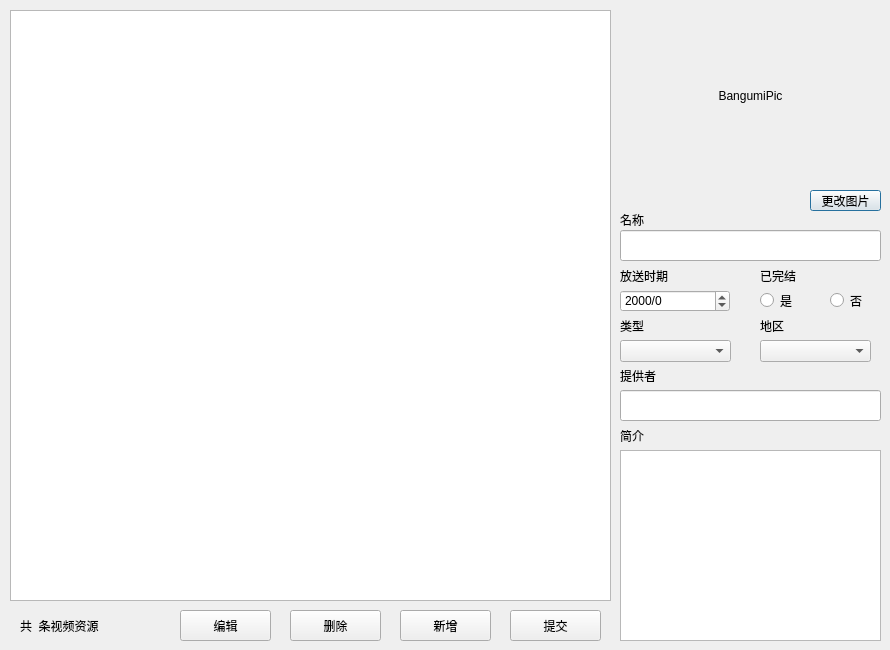
<?xml version="1.0" encoding="UTF-8"?>
<ui version="4.0">
 <class>Dialog</class>
 <widget class="QDialog" name="Dialog">
  <property name="geometry">
   <rect>
    <x>0</x>
    <y>0</y>
    <width>890</width>
    <height>650</height>
   </rect>
  </property>
  <property name="sizePolicy">
   <sizepolicy hsizetype="Fixed" vsizetype="Fixed">
    <horstretch>0</horstretch>
    <verstretch>0</verstretch>
   </sizepolicy>
  </property>
  <property name="minimumSize">
   <size>
    <width>890</width>
    <height>650</height>
   </size>
  </property>
  <property name="maximumSize">
   <size>
    <width>890</width>
    <height>650</height>
   </size>
  </property>
  <property name="windowTitle">
   <string>SFAdatabase - BangumiEditor</string>
  </property>
  <widget class="QLabel" name="label">
   <property name="geometry">
    <rect>
     <x>620</x>
     <y>210</y>
     <width>61</width>
     <height>20</height>
    </rect>
   </property>
   <property name="text">
    <string>名称</string>
   </property>
  </widget>
  <widget class="QPushButton" name="pushButton">
   <property name="geometry">
    <rect>
     <x>810</x>
     <y>190</y>
     <width>71</width>
     <height>21</height>
    </rect>
   </property>
   <property name="text">
    <string>更改图片</string>
   </property>
  </widget>
  <widget class="QDateEdit" name="dateEdit">
   <property name="geometry">
    <rect>
     <x>620</x>
     <y>290</y>
     <width>110</width>
     <height>22</height>
    </rect>
   </property>
   <property name="currentSection">
    <enum>QDateTimeEdit::YearSection</enum>
   </property>
   <property name="displayFormat">
    <string>yyyy/m</string>
   </property>
  </widget>
  <widget class="QLabel" name="label_2">
   <property name="geometry">
    <rect>
     <x>620</x>
     <y>270</y>
     <width>54</width>
     <height>12</height>
    </rect>
   </property>
   <property name="text">
    <string>放送时期</string>
   </property>
  </widget>
  <widget class="QRadioButton" name="radioButton">
   <property name="geometry">
    <rect>
     <x>760</x>
     <y>290</y>
     <width>41</width>
     <height>21</height>
    </rect>
   </property>
   <property name="text">
    <string>是</string>
   </property>
  </widget>
  <widget class="QRadioButton" name="radioButton_2">
   <property name="geometry">
    <rect>
     <x>830</x>
     <y>290</y>
     <width>41</width>
     <height>21</height>
    </rect>
   </property>
   <property name="text">
    <string>否</string>
   </property>
  </widget>
  <widget class="QLabel" name="label_3">
   <property name="geometry">
    <rect>
     <x>760</x>
     <y>270</y>
     <width>54</width>
     <height>12</height>
    </rect>
   </property>
   <property name="text">
    <string>已完结</string>
   </property>
  </widget>
  <widget class="QLabel" name="label_4">
   <property name="geometry">
    <rect>
     <x>620</x>
     <y>320</y>
     <width>54</width>
     <height>12</height>
    </rect>
   </property>
   <property name="text">
    <string>类型</string>
   </property>
  </widget>
  <widget class="QLabel" name="label_5">
   <property name="geometry">
    <rect>
     <x>620</x>
     <y>10</y>
     <width>261</width>
     <height>171</height>
    </rect>
   </property>
   <property name="text">
    <string>BangumiPic</string>
   </property>
   <property name="alignment">
    <set>Qt::AlignCenter</set>
   </property>
  </widget>
  <widget class="QLineEdit" name="lineEdit">
   <property name="geometry">
    <rect>
     <x>620</x>
     <y>230</y>
     <width>261</width>
     <height>31</height>
    </rect>
   </property>
  </widget>
  <widget class="QComboBox" name="comboBox">
   <property name="geometry">
    <rect>
     <x>620</x>
     <y>340</y>
     <width>111</width>
     <height>22</height>
    </rect>
   </property>
  </widget>
  <widget class="QLabel" name="label_6">
   <property name="geometry">
    <rect>
     <x>760</x>
     <y>320</y>
     <width>54</width>
     <height>12</height>
    </rect>
   </property>
   <property name="text">
    <string>地区</string>
   </property>
  </widget>
  <widget class="QComboBox" name="comboBox_2">
   <property name="geometry">
    <rect>
     <x>760</x>
     <y>340</y>
     <width>111</width>
     <height>22</height>
    </rect>
   </property>
  </widget>
  <widget class="QLabel" name="label_7">
   <property name="geometry">
    <rect>
     <x>620</x>
     <y>370</y>
     <width>54</width>
     <height>12</height>
    </rect>
   </property>
   <property name="text">
    <string>提供者</string>
   </property>
  </widget>
  <widget class="QLineEdit" name="lineEdit_2">
   <property name="geometry">
    <rect>
     <x>620</x>
     <y>390</y>
     <width>261</width>
     <height>31</height>
    </rect>
   </property>
  </widget>
  <widget class="QPlainTextEdit" name="plainTextEdit">
   <property name="geometry">
    <rect>
     <x>620</x>
     <y>450</y>
     <width>261</width>
     <height>191</height>
    </rect>
   </property>
  </widget>
  <widget class="QLabel" name="label_8">
   <property name="geometry">
    <rect>
     <x>620</x>
     <y>430</y>
     <width>54</width>
     <height>12</height>
    </rect>
   </property>
   <property name="text">
    <string>简介</string>
   </property>
  </widget>
  <widget class="QLabel" name="label_9">
   <property name="geometry">
    <rect>
     <x>20</x>
     <y>610</y>
     <width>151</width>
     <height>31</height>
    </rect>
   </property>
   <property name="text">
    <string>共  条视频资源</string>
   </property>
  </widget>
  <widget class="QPushButton" name="pushButton_5">
   <property name="geometry">
    <rect>
     <x>510</x>
     <y>610</y>
     <width>91</width>
     <height>31</height>
    </rect>
   </property>
   <property name="text">
    <string>提交</string>
   </property>
  </widget>
  <widget class="QPushButton" name="pushButton_6">
   <property name="geometry">
    <rect>
     <x>400</x>
     <y>610</y>
     <width>91</width>
     <height>31</height>
    </rect>
   </property>
   <property name="text">
    <string>新增</string>
   </property>
  </widget>
  <widget class="QPushButton" name="pushButton_7">
   <property name="geometry">
    <rect>
     <x>290</x>
     <y>610</y>
     <width>91</width>
     <height>31</height>
    </rect>
   </property>
   <property name="text">
    <string>删除</string>
   </property>
  </widget>
  <widget class="QPushButton" name="pushButton_8">
   <property name="geometry">
    <rect>
     <x>180</x>
     <y>610</y>
     <width>91</width>
     <height>31</height>
    </rect>
   </property>
   <property name="text">
    <string>编辑</string>
   </property>
  </widget>
  <widget class="QTableWidget" name="tableWidget">
   <property name="geometry">
    <rect>
     <x>10</x>
     <y>10</y>
     <width>601</width>
     <height>591</height>
    </rect>
   </property>
  </widget>
 </widget>
 <resources/>
 <connections/>
</ui>
